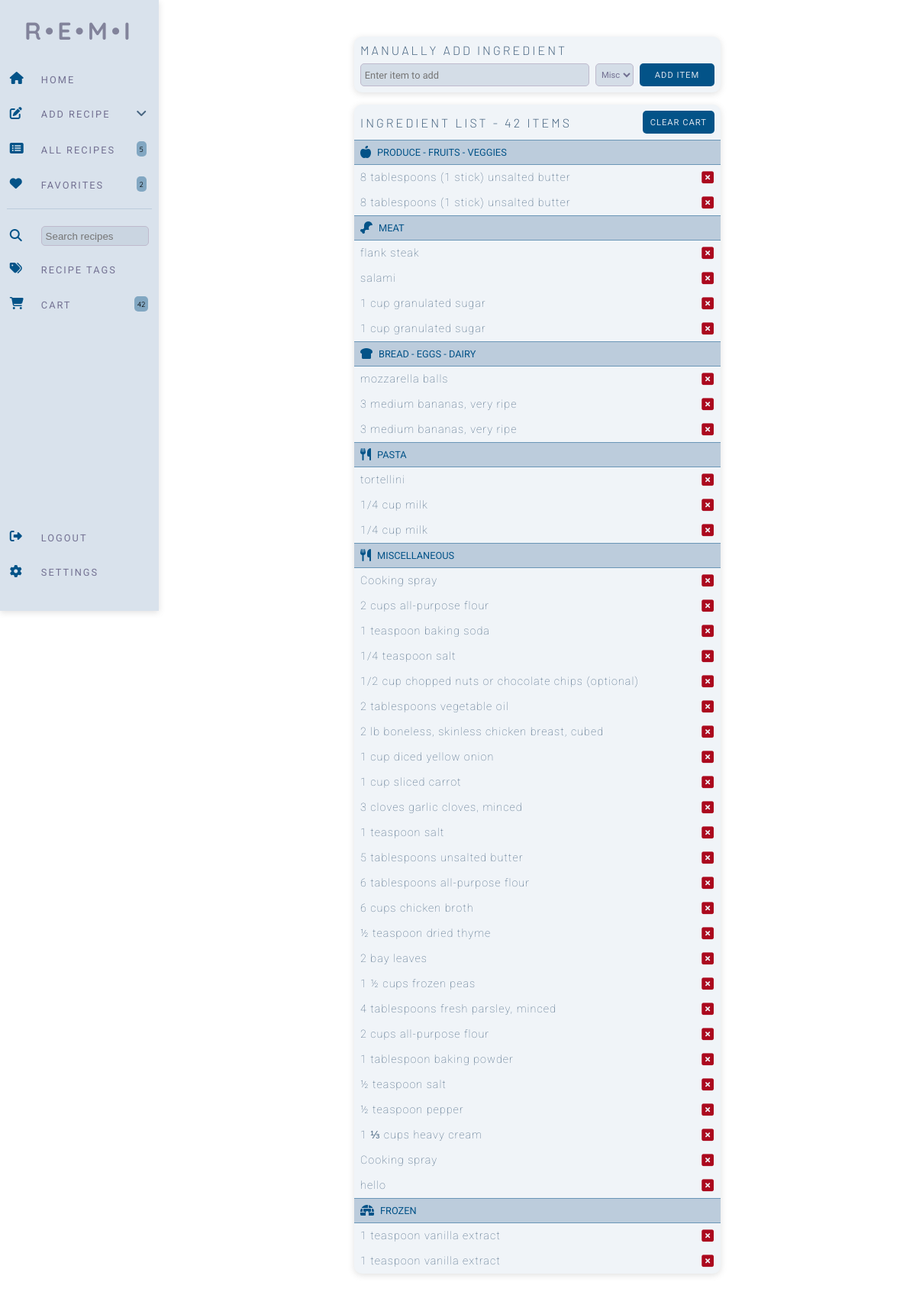
/cart (signed in), run on the app's committed database.
### website/models.py (models this page shows)
class ShoppingList(db.Model):
    id = db.Column(db.Integer, primary_key=True)
    shopping_item = db.Column(db.String())
    category = db.Column(db.String())

### website/views.py (the view, shortened to what this page needs)
@views.route('/cart', methods=['POST', 'GET'])
@login_required
def cart():
    favorite_total = Recipe.query.filter_by(username=current_user.id, favorite=True).count()
    total_recipes = Recipe.query.filter_by(username=current_user.id).count()
    shopping_list = ShoppingList.query.count()
    shopping_items_pasta = ShoppingList.query.filter_by(category='pasta').all()
    shopping_items_produce = ShoppingList.query.filter_by(category='produce').all()
    shopping_items_misc = ShoppingList.query.filter_by(category='misc').all()
    shopping_items_dairy = ShoppingList.query.filter_by(category='dairy_bread').all()
    shopping_items_meat = ShoppingList.query.filter_by(category='meat').all()
    shopping_items_frozen = ShoppingList.query.filter_by(category='frozen').all()
    shopping_items_coffee = ShoppingList.query.filter_by(category='coffee_tea').all()
    pasta_to_copy = ""
    produce_to_copy = ""
    misc_to_copy = ""
    dairy_to_copy = ""
    meat_to_copy = ""
    frozen_to_copy = ""
    coffee_to_copy = ""
    if shopping_items_pasta:
        for item in shopping_items_pasta:
            pasta_to_copy = pasta_to_copy + "- " + item.shopping_item + "\n"
    elif shopping_items_produce:
        for item in shopping_items_produce:
            produce_to_copy = produce_to_copy + "- " + item.shopping_item + "\n"
    elif shopping_items_misc:
        for item in shopping_items_misc:
            misc_to_copy = misc_to_copy + "- " + item.shopping_item + "\n"
    elif shopping_items_dairy:
        for item in shopping_items_dairy:
            dairy_to_copy = dairy_to_copy + "- " + item.shopping_item + "\n"
    elif shopping_items_meat:
        for item in shopping_items_meat:
            meat_to_copy = meat_to_copy + "- " + item.shopping_item + "\n"
    elif shopping_items_frozen:
        for item in shopping_items_frozen:
            frozen_to_copy = frozen_to_copy + "- " + item.shopping_item + "\n"
    elif shopping_items_coffee:
        for item in shopping_items_coffee:
            coffee_to_copy = coffee_to_copy + "- " + item.shopping_item + "\n"
    return render_template("cart.html", user=current_user, shopping_list=shopping_list, pasta=shopping_items_pasta,
                           produce=shopping_items_produce, misc=shopping_items_misc, dairy=shopping_items_dairy,
                           meat=shopping_items_meat, frozen=shopping_items_frozen, coffee=shopping_items_coffee,
                           pasta_to_copy=pasta_to_copy, produce_to_copy=produce_to_copy,misc_to_copy=misc_to_copy,
                           dairy_to_copy=dairy_to_copy, meat_to_copy=meat_to_copy, frozen_to_copy=frozen_to_copy,
                           coffee_to_copy=coffee_to_copy, favorite_total=favorite_total, total_recipes=total_recipes)

### website/__init__.py (called while the page is built)
def create_app():
    app = Flask(__name__)
    app.config['SECRET_KEY'] = 'sdf897sdf987'
    app.config['SQLALCHEMY_DATABASE_URI'] = f'sqlite:///{DB_NAME}'
    db.init_app(app)
    migrate.init_app(app, db)
    from .views import views
    from .auth import auth
    app.register_blueprint(views, url_prefix='/')
    app.register_blueprint(auth, url_prefix='/')
    from .models import User, Recipe
    with app.app_context():
        db.create_all()
    login_manager = LoginManager()
    login_manager.login_view = 'auth.login'
    login_manager.init_app(app)
    @login_manager.user_loader
    def load_user(id):
        return User.query.get(int(id))
    return app

### website/templates/cart.html (shortened to what this page needs)
{% extends "base.html" %} {% block title %}Add Recipe{% endblock %} {% block
    content %}
    <form method="POST">
    <div class="cart-wrapper">
        <div class="cart-card">
        <h2>Manually Add Ingredient</h2>
        <div class="add-item">
            <input class="text-input" name="ingredient" type="text" placeholder="Enter item to add">
            <select class="ing-preview"
                aria-label=".form-select-sm example"
                name="ing_type">
                <option value="misc">Misc.</option>
            </select>
            <button type="submit" class="button-primary">Add Item</button>
        </div>
        </div>
        <div class="ingredient-list-cart">
            <div class="ing-menu">
            <h2>Ingredient List - {{ shopping_list }} Items</h2>
            <button class="button-primary">Clear Cart</button>
            </div>
            {% if produce %}
            <div class="ing-heading">
                 Produce - Fruits - Veggies
            </div>
            {% for item in produce %}
            <div class="cart-ingredient">
                <p>{{ item.shopping_item }}</p>
            </div>
            {% endfor %}
            {% endif %}
            {% if meat %}
            <div class="ing-heading">
                 Meat
            </div>
            {% for item in meat %}
            <div class="cart-ingredient">
                <p>{{ item.shopping_item }}</p>
            </div>
            {% endfor %}
            {% endif %}
            {% if dairy %}
            <div class="ing-heading">
                 Bread - Eggs - Dairy
            </div>
            {% for item in dairy %}
            <div class="cart-ingredient">
                <p>{{ item.shopping_item }}</p>
            </div>
            {% endfor %}
            {% endif %}
            {% if pasta %}
            <div class="ing-heading">
                 Pasta
            </div>
            {% for item in pasta %}
            <div class="cart-ingredient">
                <p>{{ item.shopping_item }}</p>
            </div>
            {% endfor %}
            {% endif %}
            {% if misc %}
            <div class="ing-heading">
                 Miscellaneous
            </div>
            {% for item in misc %}
            <div class="cart-ingredient">
                <p>{{ item.shopping_item }}</p>
            </div>
            {% endfor %}
            {% endif %}
            {% if frozen %}
            <div class="ing-heading">
                 Frozen
            </div>
            {% for item in frozen %}
            <div class="cart-ingredient">
                <p>{{ item.shopping_item }}</p>
            </div>
            {% endfor %}
            {% endif %}
        </div>
    </div>
</form>
{% endblock %}

### website/static/css/index.css (style rules this page uses)
* { margin: 0; padding: 0; box-sizing: border-box; }
body { position: relative; }
:root { --nav-background: #D9E2EC; --main-background: white; --logo-color: rgba(49, 41, 77, 0.512); --nav-items-color: #486581; --nav-icon-color: #035388; --nav-items-hover: #BCCCDC; --nav-text-color: rgba(68, 60, 104, 0.678); --search-input-color: #c1cdda92; --pill-background: #31719b85; --recipe-card-background: #F0F4F8; --primary-button: #035388; --secondary-button: #D9E2EC; --recipe-tag-background: #f0f4f8e5; --instructions-background: #f0f4f8c7; --modal-delete: #AB091E; }
.cart-wrapper { display: grid; justify-content: center; margin-top: 3rem; margin-bottom: 3rem; }
.cart-card { width: 480px; display: flex; flex-direction: column; background-color: var(--recipe-card-background); border-radius: 10px; margin: 0; position: relative; padding: .5rem; box-shadow: rgba(99, 99, 99, 0.2) 0px 2px 8px 0px; }
.cart-card h2 { color: var(--nav-items-color); font-family: 'Barlow', sans-serif; text-transform: uppercase; letter-spacing: 3px; font-size: 1rem; font-weight: 300; margin-bottom: .5rem; }
.ingredient-list-cart { width: 480px; display: flex; flex-direction: column; background-color: var(--recipe-card-background); border-radius: 10px; margin-top: 1rem; position: relative; padding: 0; box-shadow: rgba(99, 99, 99, 0.2) 0px 2px 8px 0px; }
.ing-menu { display: flex; align-items: center; justify-content: space-between; margin-bottom: .5rem; }
.ing-menu h2 { margin-left: .5rem; margin-top: .5rem; }
.ing-menu button { margin-right: .5rem; margin-top: .5rem; }
.ing-heading { background-color: var(--nav-items-hover); font-family: 'Roboto', sans-serif; border-bottom: 1px solid #03538871; border-top: 1px solid #03538871; padding: .5rem; color: var(--nav-icon-color); text-transform: uppercase; font-weight: 400; font-size: .8rem; display: flex; align-items: center; }
.cart-ingredient { display: flex; justify-content: space-between; align-items: center; font-family: 'Roboto', sans-serif; color: var(--nav-items-color); font-weight: 100; font-size: .9rem; letter-spacing: 1px; padding: .5rem; }
.ingredient-list-cart h2 { color: var(--nav-items-color); font-family: 'Barlow', sans-serif; text-transform: uppercase; letter-spacing: 3px; font-size: 1rem; font-weight: 300; }
.add-item { display: grid; gap: .5rem; grid-template-columns: 300px auto 1fr; }
.text-input { padding: .3rem; background-color: var(--search-input-color); border: 1px solid; height: 30px; border-color: rgb(191, 186, 205); border-radius: 5px; width: 100%; align-self: start; font-family: 'Oxygen', sans-serif; color: var(--nav-text-color); font-size: .8rem; }
.ing-preview { width: 50px; height: 100%; padding-left: 3px; background-color: var(--search-input-color); border: 1px solid; border-color: rgb(191, 186, 205); border-radius: 5px; font-family: 'Oxygen', sans-serif; font-size: .7rem; color: var(--nav-text-color); }
.button-primary { background-color: var(--primary-button); border: none; border-radius: 5px; height: 30px; display: block; padding: 3px; padding-left: 10px; padding-right: 10px; text-transform: uppercase; font-family: 'Roboto', sans-serif; letter-spacing: 1px; font-size: .7rem; color: #D9E2EC; align-self: start; }

### data on the page
ShoppingList: shopping_item "8 tablespoons (1 stick) unsalted butter"
ShoppingList: shopping_item "8 tablespoons (1 stick) unsalted butter"
ShoppingList: shopping_item "flank steak"
ShoppingList: shopping_item "salami"
ShoppingList: shopping_item "1 cup granulated sugar"
ShoppingList: shopping_item "1 cup granulated sugar"
ShoppingList: shopping_item "mozzarella balls"
ShoppingList: shopping_item "3 medium bananas, very ripe"
ShoppingList: shopping_item "3 medium bananas, very ripe"
ShoppingList: shopping_item "tortellini"
ShoppingList: shopping_item "1/4 cup milk"
ShoppingList: shopping_item "1/4 cup milk"
ShoppingList: shopping_item "Cooking spray"
ShoppingList: shopping_item "2 cups all-purpose flour"
ShoppingList: shopping_item "1 teaspoon baking soda"
ShoppingList: shopping_item "1/4 teaspoon salt"
ShoppingList: shopping_item "1/2 cup chopped nuts or chocolate chips (optional)"
ShoppingList: shopping_item "2 tablespoons vegetable oil"
ShoppingList: shopping_item "2 lb boneless, skinless chicken breast, cubed"
ShoppingList: shopping_item "1 cup diced yellow onion"
ShoppingList: shopping_item "1 cup sliced carrot"
ShoppingList: shopping_item "3 cloves garlic cloves, minced"
ShoppingList: shopping_item "1 teaspoon salt"
ShoppingList: shopping_item "5 tablespoons unsalted butter"
ShoppingList: shopping_item "6 tablespoons all-purpose flour"
ShoppingList: shopping_item "6 cups chicken broth"
ShoppingList: shopping_item "½ teaspoon dried thyme"
ShoppingList: shopping_item "2 bay leaves"
ShoppingList: shopping_item "1 ½ cups frozen peas"
ShoppingList: shopping_item "4 tablespoons fresh parsley, minced"
ShoppingList: shopping_item "2 cups all-purpose flour"
ShoppingList: shopping_item "1 tablespoon baking powder"
ShoppingList: shopping_item "½ teaspoon salt"
ShoppingList: shopping_item "½ teaspoon pepper"
ShoppingList: shopping_item "1 ⅓ cups heavy cream"
ShoppingList: shopping_item "Cooking spray"
ShoppingList: shopping_item "hello"
ShoppingList: shopping_item "1 teaspoon vanilla extract"
ShoppingList: shopping_item "1 teaspoon vanilla extract"

### other printed values
{{ total_recipes }} "5"
{{ favorite_total }} "2"
{{ shopping_list }} "42"
